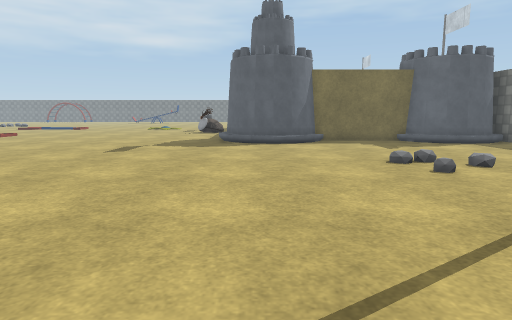
[1] (above)

24 first-person views from a walk through a Unity game level. The camera is 1.2 m above the floor, tilts 8° down and sees 75° across. The floor is counted in squares, 1 m on a side. Each view is taken from the middle of a square. On the plan, view 1 faces up. The plan holds only what a view shows up to about 14 squares ahead; the rest is blank. The place goes on beyond the plan. Some animated figures are left out. Some surface patterns are stand-ins.

[2]
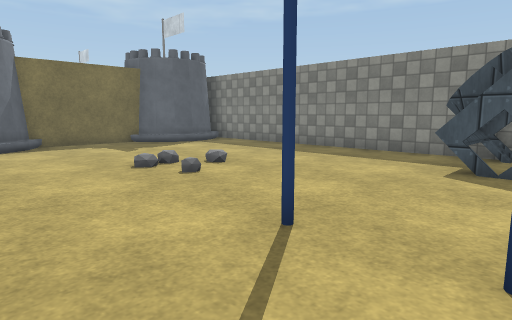

[3]
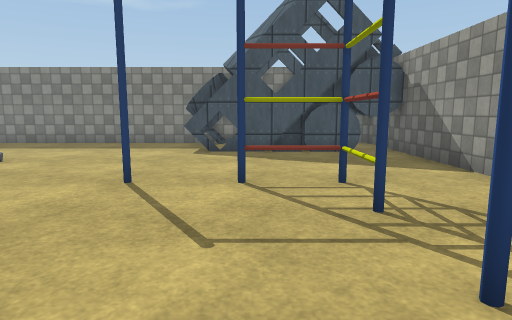

[4]
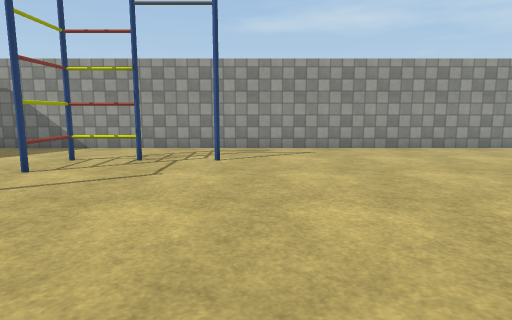

[5]
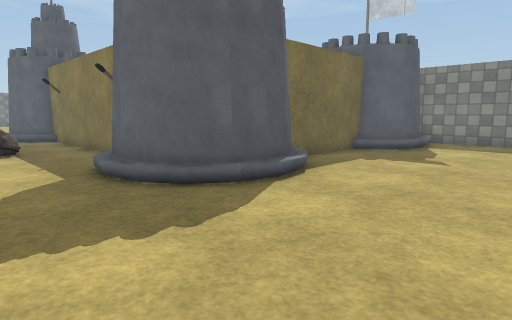

[6]
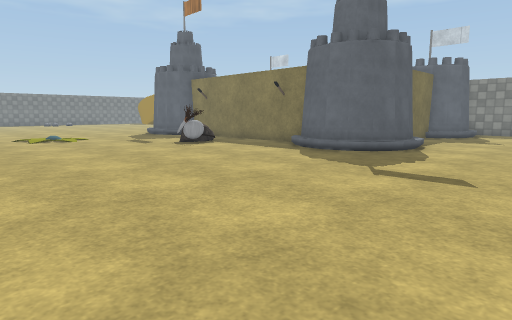

[7]
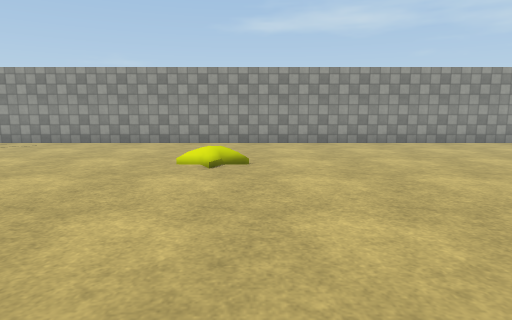

[8]
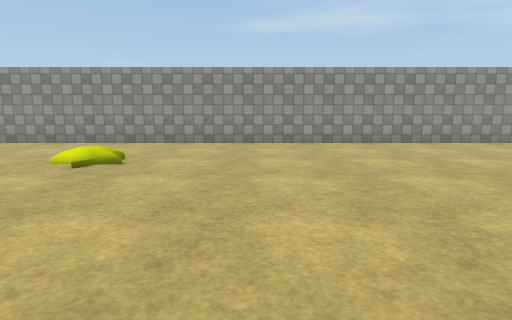

[9]
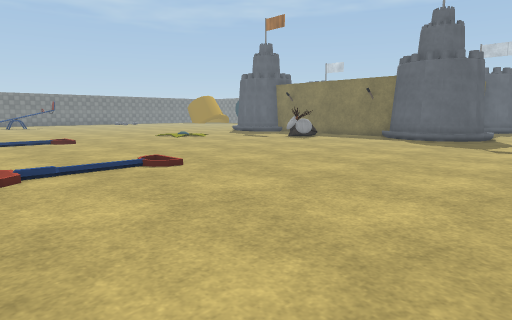

[10]
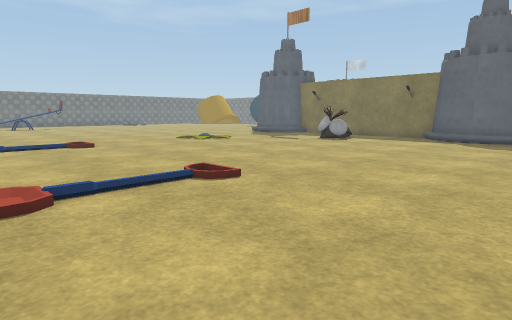

[11]
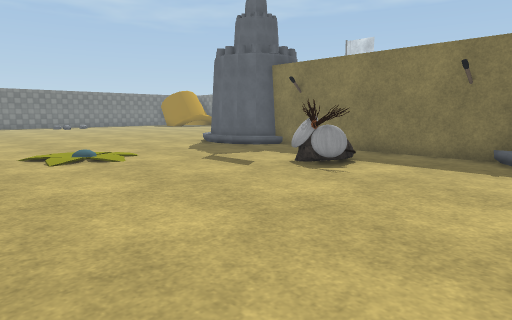

[12]
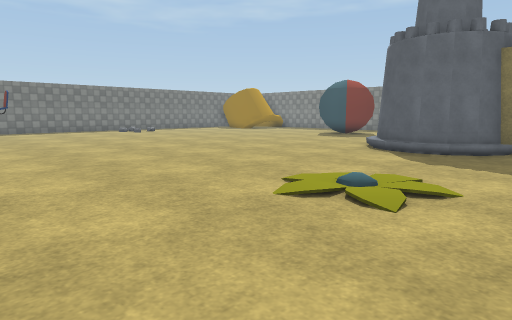

[13]
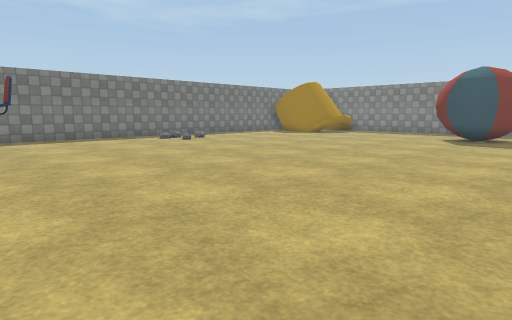

[14]
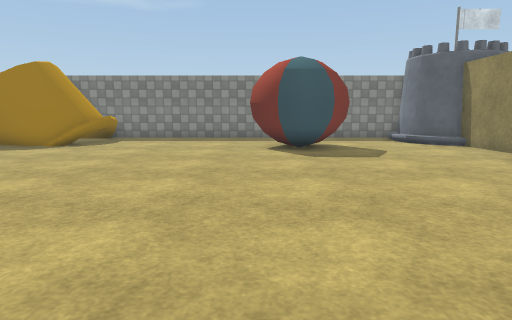

[15]
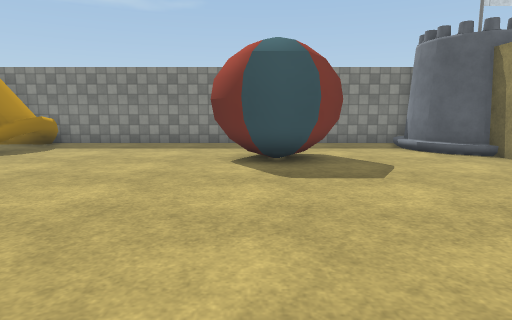

[16]
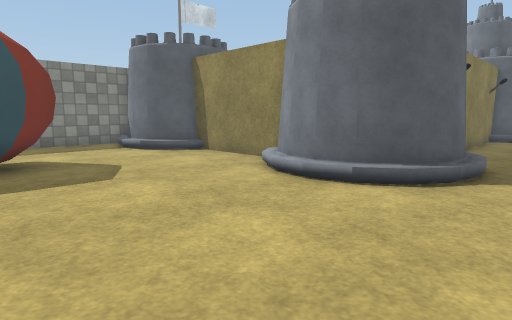

[17]
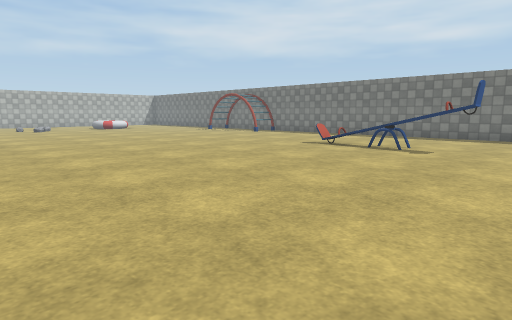

[18]
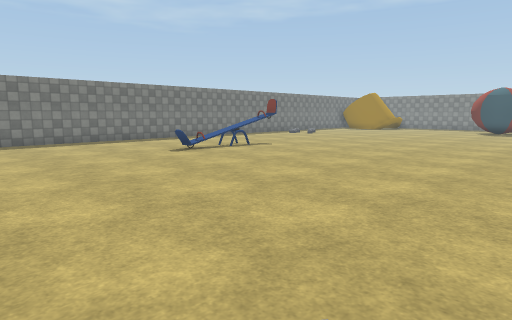

[19]
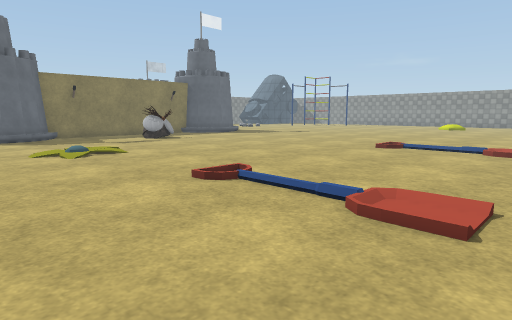

[20]
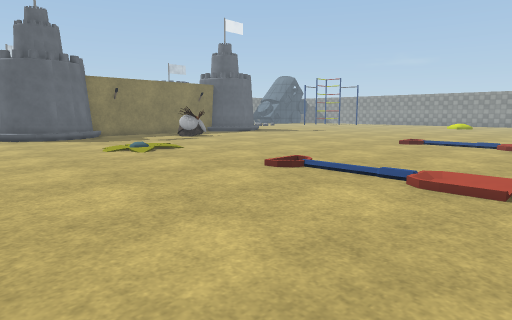

[21]
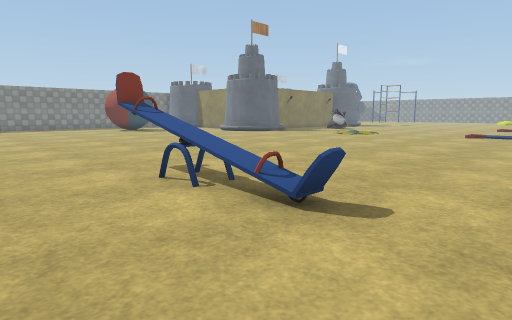

[22]
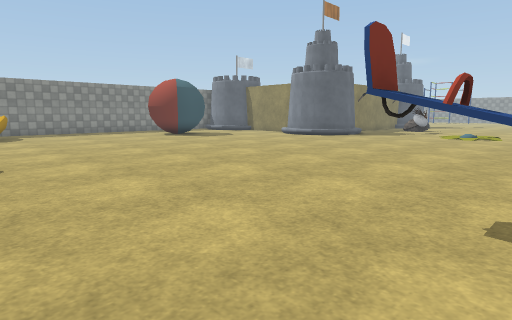

[23]
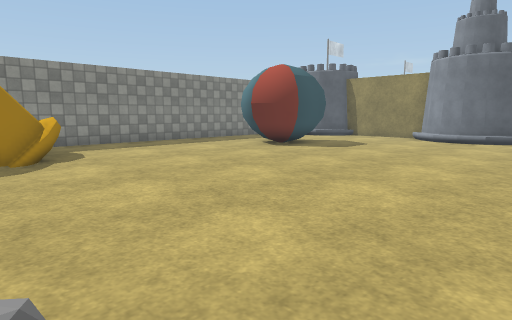

[24]
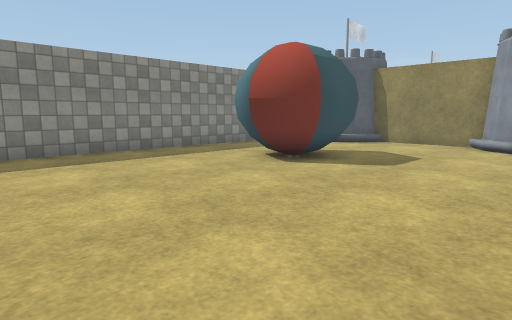

### Floor plan
Key: @ floor where view 1 was taken; # wall or solid block; . main floor; : floor 0.25 m higher than the main floor; / step, stairs or slope; T thing the floor can be seen under or through; F flower; B ball; O other object.
Columns run from 22 left of view 1 to 11 right of it. Each row starts with its distance up from view 1.
 44   .... ........... . O..   .OO  O
 43   ...........................OOOO#
 42   ...........................OOOO#
 41   .....O..O..O................OO.#
 40  ......O.........................#
 39  ................................#
 38  ................................#
 37  ................................#
 36  ................................#
 35  ..........................BBB...#
 34 ...........................BBB...#
 33 ...........................BB ...#
 32 ...........................BB ...#
 31 .................................#
 30   ...............................#
 29 /  ....................O......OO.#
 28     .................OOOO....OO O#
 27     ...........F.....O  ######
 26     ..........FFF....O
 25     ...///....FFF....O#
 24      .................#
 23      .................#
 22      .................#
 21      ..............O..#
 20      ..............O..#
 19      .................#
 18      //../............#
 17       ////...........O#
 16      ................O
 15      ................O  ######  O
 14      ................OOOO....OOOO#
 13      ............................#
 12      ............................#
 11       ...........................#
 10      . .... .....................#
  9            . ....................#
  8      ........   .................#
  7     ..........  ..........:......#
  6     ..........   ................#
  5    ............  ................#
  4   .............. ................#
  3  ........................#....OOO#
  2  ..........O..................OOO#
  1 .........................T....O O
  0 .....................#@TTT....O O
 -1 ..............................O O
 -2 ..............................O O
 -3 ..............................O  #
 -4 ##################################

Positions as (right, up) in squares from view 1, and headings:
1: (0, 0), facing up
2: (0, 1), facing up-right
3: (-3, 1), facing right
4: (-2, 8), facing down
5: (-4, 9), facing up-right
6: (-11, 9), facing up-right
7: (-12, 10), facing down
8: (-15, 10), facing down
9: (-17, 10), facing up-right
10: (-17, 12), facing up-right
11: (-10, 16), facing up-right
12: (-12, 23), facing up-right
13: (-11, 30), facing up-right
14: (-6, 35), facing right
15: (-3, 34), facing right
16: (-3, 34), facing down-right
17: (-7, 29), facing up-left
18: (-22, 29), facing up-right
19: (-18, 29), facing down-right
20: (-18, 31), facing down-right
21: (-17, 44), facing down-right
22: (-11, 44), facing down-right
23: (-3, 44), facing down-right
24: (0, 41), facing down-right
